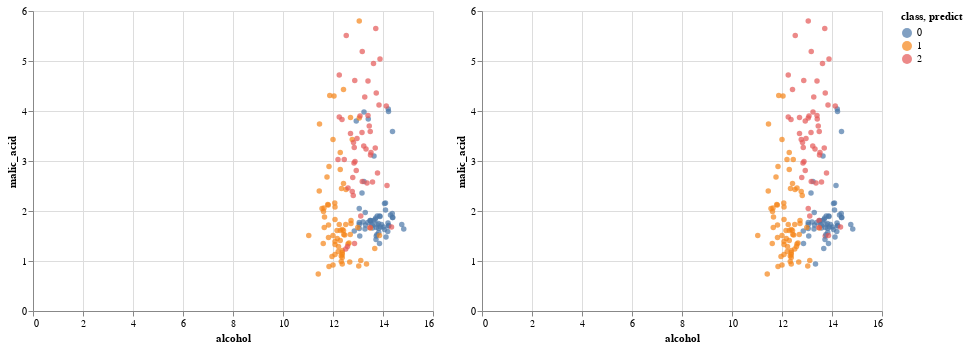

Here is the notebook cell this chart was saved with:
### Markdown cell above
Let's visualize the data for the first two columns

### Code cell
import altair as alt
df["predict"] = reg.predict(df[columns])
c= alt.Chart(df).mark_circle().encode(
    x = "alcohol",
    y = "malic_acid",
    color = "class:N"
)

c2= alt.Chart(df).mark_circle().encode(
    x = "alcohol",
    y = "malic_acid",
    color = "predict:N"
)
c|c2

### Figure 1 — Vega-Lite specification as saved in the notebook (floating-point values rounded to 4 significant figures; data arrays with more than 128 entries replaced by an {"elided": "..."} marker saying what was removed)
{"config": {"view": {"continuousWidth": 400, "continuousHeight": 300}}, "hconcat": [{"mark": "circle", "encoding": {"color": {"field": "class", "type": "nominal"}, "x": {"field": "alcohol", "type": "quantitative"}, "y": {"field": "malic_acid", "type": "quantitative"}}}, {"mark": "circle", "encoding": {"color": {"field": "predict", "type": "nominal"}, "x": {"field": "alcohol", "type": "quantitative"}, "y": {"field": "malic_acid", "type": "quantitative"}}}], "data": {"name": "data-3883c15eb8c0c97d746de5d4f5d1bf65"}, "$schema": "https://vega.github.io/schema/vega-lite/v4.17.0.json", "datasets": {"data-3883c15eb8c0c97d746de5d4f5d1bf65": {"elided": "178 records"}}}
